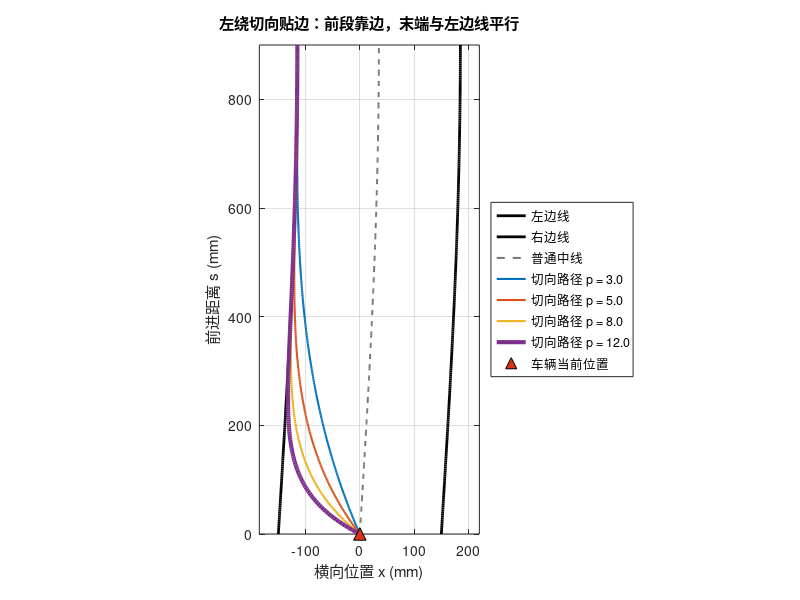

Write the MATLAB code that produced this figure. (Note: this script raises an error after producing the figure.)
%% 红块左绕：切向贴边路径可视化
% 横轴 x 为车辆横向位置（mm），纵轴 s 为前进距离（mm）。
% 轨迹在起点位于普通中线，随后快速靠近左边线，末端与左边线相切。

clear;
close all;
clc;

%% 可调参数
ROAD_WIDTH_MM = 300;              % 赛道宽度，用于画图；不参与车端控制
PATH_LENGTH_MM = 900;             % 从普通中线靠到左边线的前进距离
ROAD_CURVE_AMPLITUDE_MM = 35;     % 赛道自身横向弯曲；设为 0 可看直道效果
SAMPLE_COUNT = 240;               % 绘图采样数，越大曲线越平滑
CURVE_POWER_LIST = [3.0, 5.0, 8.0, 12.0]; % p 越大，前段越快向左靠边；p 必须大于 1
SELECTED_POWER = 12.0;            % 加粗显示的当前车端使用曲线

%% 赛道边线和普通中线
s = linspace(0, PATH_LENGTH_MM, SAMPLE_COUNT);
t = s / PATH_LENGTH_MM;
road_center = ROAD_CURVE_AMPLITUDE_MM * sin(pi * t / 2);
left_boundary = road_center - ROAD_WIDTH_MM / 2;
right_boundary = road_center + ROAD_WIDTH_MM / 2;
normal_center = road_center;

% 左绕切向贴边轨迹：
% t=0 时为普通中线；t=1 时与左边线重合。
% (1-t)^p 的导数在 t=1 为 0（p>1），因此末端与边线平行。
target_paths = zeros(numel(CURVE_POWER_LIST), SAMPLE_COUNT);
for index = 1:numel(CURVE_POWER_LIST)
    curve_power = CURVE_POWER_LIST(index);
    target_paths(index, :) = left_boundary + ...
        (normal_center - left_boundary) .* (1 - t) .^ curve_power;
end

%% 图 1：赛道内的切向贴边轨迹
figure('Color', 'w', 'Name', 'Tangent boundary approach');
plot(left_boundary, s, 'k', 'LineWidth', 2.0);
hold on;
plot(right_boundary, s, 'k', 'LineWidth', 2.0);
plot(normal_center, s, '--', 'Color', [0.45, 0.45, 0.45], 'LineWidth', 1.4);

colors = lines(numel(CURVE_POWER_LIST));
for index = 1:numel(CURVE_POWER_LIST)
    curve_power = CURVE_POWER_LIST(index);
    line_width = 1.5;
    if abs(curve_power - SELECTED_POWER) < 1e-6
        line_width = 3.0;
    end
    plot(target_paths(index, :), s, 'Color', colors(index, :), ...
        'LineWidth', line_width);
end

plot(normal_center(1), 0, '^', 'MarkerSize', 9, ...
    'MarkerFaceColor', [0.85, 0.2, 0.1], 'MarkerEdgeColor', 'k');
grid on;
axis equal;
xlim([min(left_boundary) - 35, max(right_boundary) + 35]);
ylim([0, PATH_LENGTH_MM]);
xlabel('横向位置 x (mm)');
ylabel('前进距离 s (mm)');
title('左绕切向贴边：前段靠边，末端与左边线平行');
legend_entries = {'左边线', '右边线', '普通中线'};
for index = 1:numel(CURVE_POWER_LIST)
    legend_entries{end + 1} = sprintf('切向路径 p = %.1f', CURVE_POWER_LIST(index));
end
legend_entries{end + 1} = '车辆当前位置';
legend(legend_entries, 'Location', 'eastoutside');

%% 图 2：车辆目标到左边线的距离，验证末端渐近贴边趋势
figure('Color', 'w', 'Name', 'Distance to left boundary');
hold on;
for index = 1:numel(CURVE_POWER_LIST)
    distance_to_left = target_paths(index, :) - left_boundary;
    plot(s, distance_to_left, 'Color', colors(index, :), 'LineWidth', 2.0);
end
grid on;
xlabel('前进距离 s (mm)');
ylabel('目标到左边线的横向距离 (mm)');
title('目标到左边线的距离：终点收敛到 0');
legend(arrayfun(@(value) sprintf('p = %.1f', value), ...
    CURVE_POWER_LIST, 'UniformOutput', false), 'Location', 'northeast');

fprintf('切向贴边路径已生成。推荐先观察 p = %.1f。\n', SELECTED_POWER);
fprintf('p 增大：前段更快靠边；p 减小但大于 1：靠边更柔和。\n');
